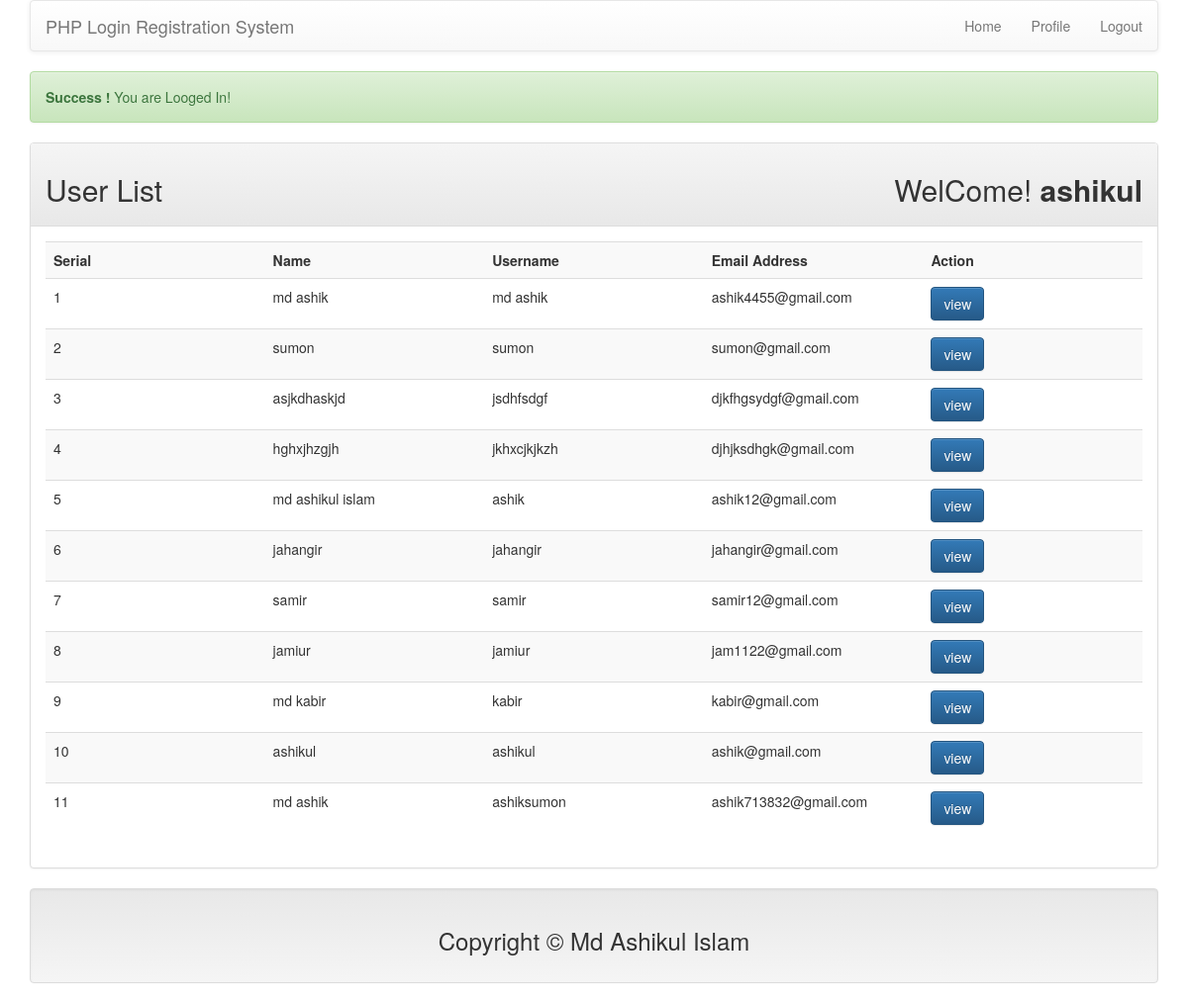
The app's page /index.php (signed in) with its own data.
### tables this page shows
CREATE TABLE `tb_user` (
  `id` int(11) NOT NULL,
  `name` varchar(32) NOT NULL,
  `username` varchar(32) NOT NULL,
  `email` varchar(32) NOT NULL,
  `password` varchar(32) NOT NULL
);

### lib/seSsion.php (called while the page is built, shortened)
<?php
	class seSsion{
		public static function get($key){
			if(isset($_SESSION[$key])) {
				return $_SESSION[$key];
			}else{
				return false;
			}
		}
	}
?>

### lib/User.php (called while the page is built, shortened)
<?php
	include_once 'seSsion.php';
	include 'dataBase.php';
	class User{
		private $db;
		function __construct(){
			$this->db = new dataBase();
		}
		public function getUserdata(){
			$sql = "SELECT * FROM tb_user ORDER BY id DESC";
			$query = $this->db->pdo->prepare($sql);
			$query->execute();
			$result = $query->fetchAll();
			return $result;
		}
	}
 ?>

### lib/dataBase.php (called while the page is built)
<?php
	class dataBase{
		private $hostdb ="localhost";
		private $userdb ="root";
		private $passdb ="";
		private $namedb ="db_lr";
		public $pdo;
		public function __construct(){
			if (!isset($this->pdo)) {
				try {
					$link = new PDO("mysql:host=".$this->hostdb.";dbname=".$this->namedb, $this->userdb, $this->passdb);
					$link->setAttribute(PDO::ATTR_ERRMODE, PDO::ERRMODE_EXCEPTION);
					$link->exec("SET CHARACTER SET utf8");
					$this->pdo = $link;
				} catch (PDOExecption $e) {
					die("Faild to connect with dataBase".$e->getMessage());
				}
			}
		}
	}
 ?>

### index.php (the view, shortened to what this page needs)
<?php
	include 'lib/User.php';
	include 'inc/header.php';
 ?>
	<div class="main-body">
		<div class="container">
		<?php
			$loginmsg = seSsion::get("loginmsg");
				if (isset($loginmsg)) {
					echo $loginmsg;
			}
		?>
			<div class="row">
				<div class="col-md-12">
					<div class="panel panel-default">
						<div class="panel-heading">
							<h2>User List<span class="pull-right">WelCome!<strong>
							<?php
								$name = seSsion::get('username');
								if (isset($name)) {
									echo $name;
								}
							 ?>
							</strong></span></h2>
						</div>
						<div class="panel-body">
							<table class="table table-striped">
								<tr>
									<th width="20%">Serial</th>
									<th width="20%">Name</th>
									<th width="20%">Username</th>
									<th width="20%">Email Address</th>
									<th width="20%">Action</th>
								</tr>
								<?php
									$user = new User();
									$userdata = $user->getUserdata();
									if ($userdata) {
										$i = 0;
										foreach ($userdata as $sdata) {
											$i++;
								 ?>
								<tr>
									<td><?php echo $i; ?></td>
									<td><?php echo $sdata['name']; ?></td>
									<td><?php echo $sdata['username']; ?></td>
									<td><?php echo $sdata['email']; ?></td>
									<td>
										<a class="btn btn-primary" href="profile.php?id=<?php echo $sdata['id']; ?>">view</a>
									</td>
								</tr>
								<?php } }else{ ?>
									<tr><td colspan="5"><h2>No User Data Found!</h2></td></tr>
								<?php } ?>
							</table>
						</div>
					</div>
				</div>
			</div>
		</div>
	</div>
<?php
	include 'inc/footer.php';
 ?>

### records on screen
tb_user: name "md ashik", username "md ashik", email "ashik4455@gmail.com"
tb_user: name "sumon", username "sumon", email "sumon@gmail.com"
tb_user: name "asjkdhaskjd", username "jsdhfsdgf", email "djkfhgsydgf@gmail.com"
tb_user: name "hghxjhzgjh", username "jkhxcjkjkzh", email "djhjksdhgk@gmail.com"
tb_user: name "md ashikul islam", username "ashik", email "ashik12@gmail.com"
tb_user: name "jahangir", username "jahangir", email "jahangir@gmail.com"
tb_user: name "samir", username "samir", email "samir12@gmail.com"
tb_user: name "jamiur", username "jamiur", email "jam1122@gmail.com"
tb_user: name "md kabir", username "kabir", email "kabir@gmail.com"
tb_user: name "ashikul", username "ashikul", email "ashik@gmail.com"
tb_user: name "md ashik", username "ashiksumon", email "ashik713832@gmail.com"

### other values on screen
$loginmsg "Success ! You are Looged In!"
$name "ashikul"
